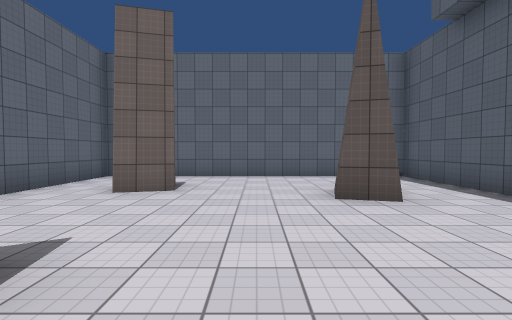
[1] (above)

20 first-person views from a walk through a scene from a Unity 3-D project. The camera is 1.5 m above the floor, tilts 2° down and sees 85° across. The floor is counted in squares, 2 m on a side. Each view is taken from the middle of a square. On the plan, view 1 faces up. The plan holds only what a view shows up to about 10 squares ahead; the rest is blank. The place goes on beyond the plan. The player character is not drawn. Surface patterns are stand-ins for the level's own textures.

[2]
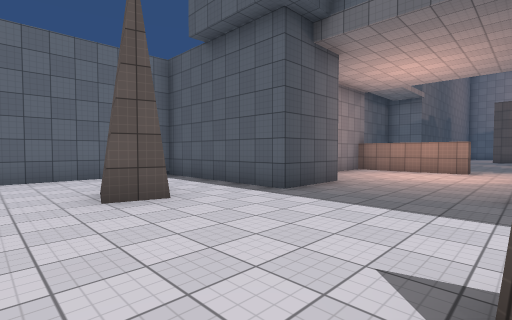

[3]
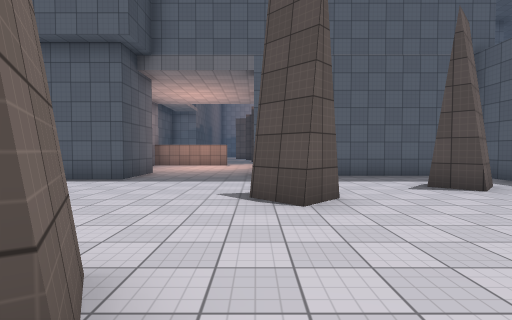

[4]
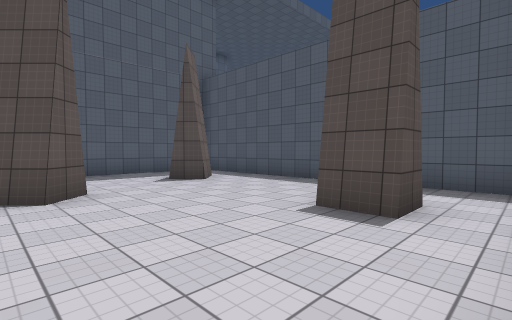

[5]
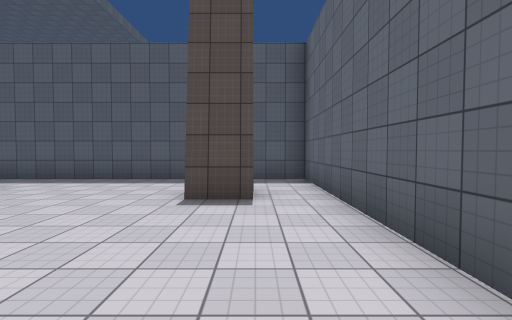

[6]
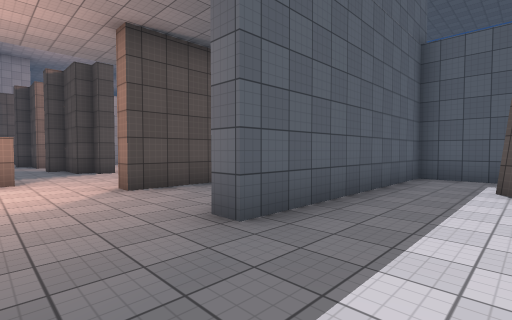

[7]
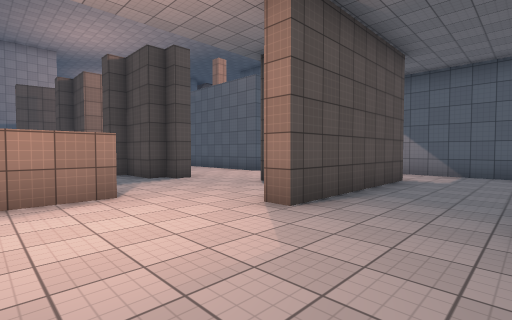

[8]
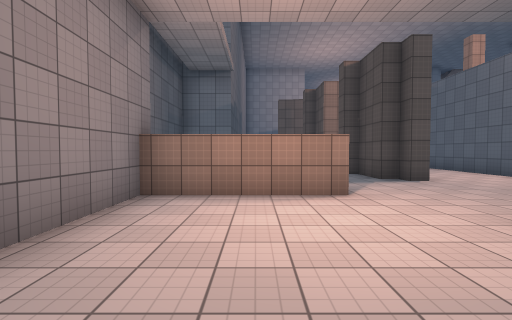

[9]
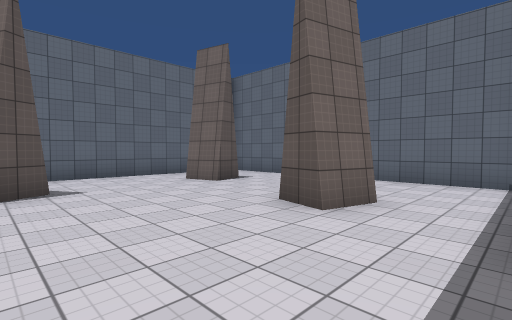

[10]
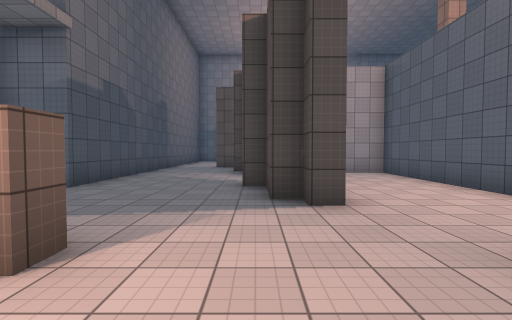

[11]
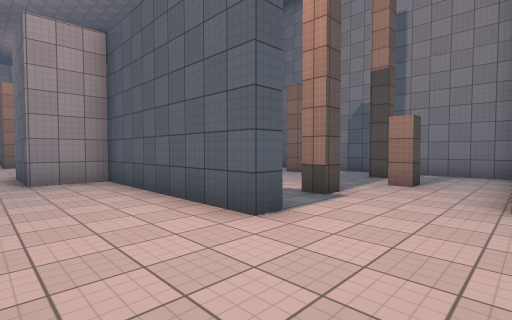

[12]
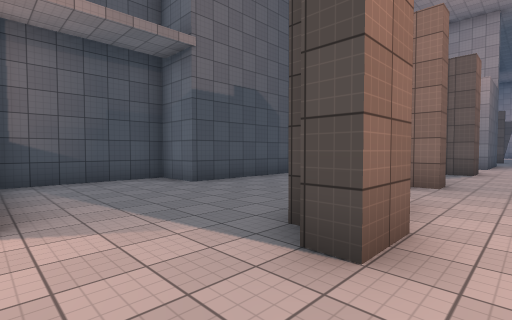

[13]
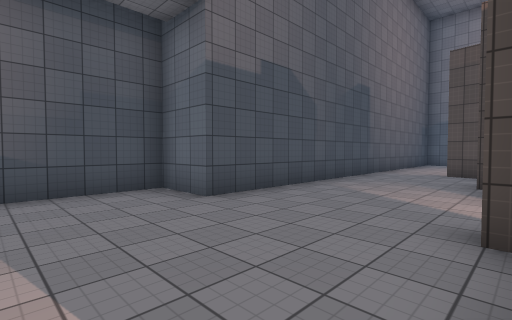

[14]
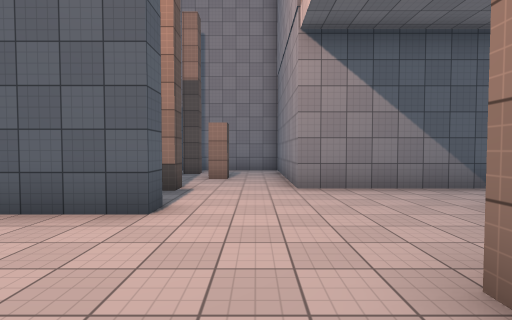

[15]
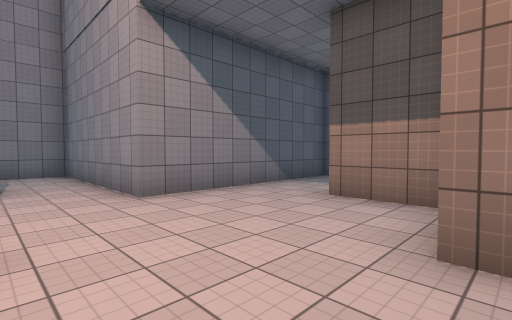

[16]
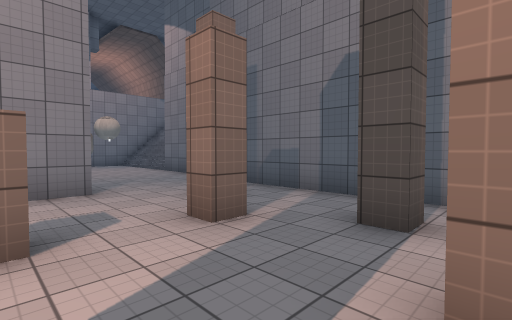

[17]
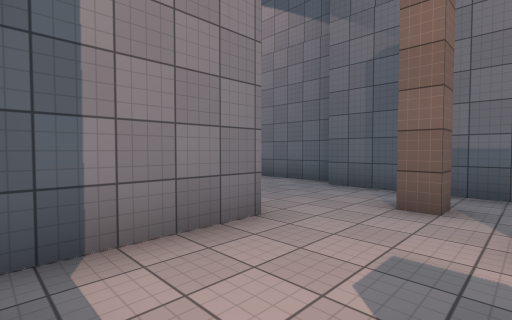

[18]
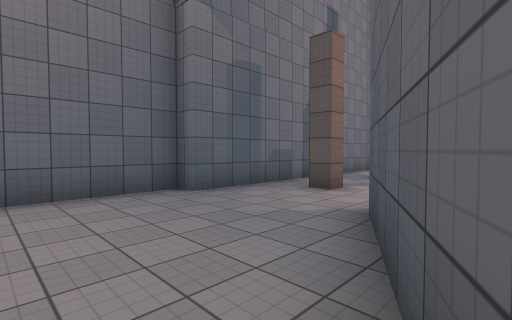

[19]
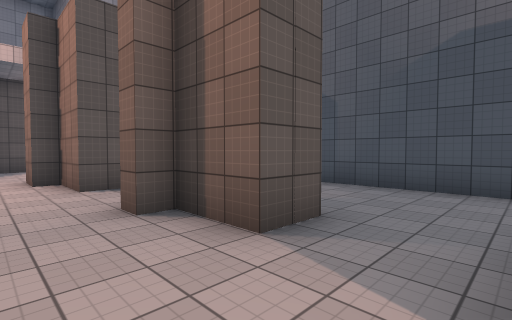

[20]
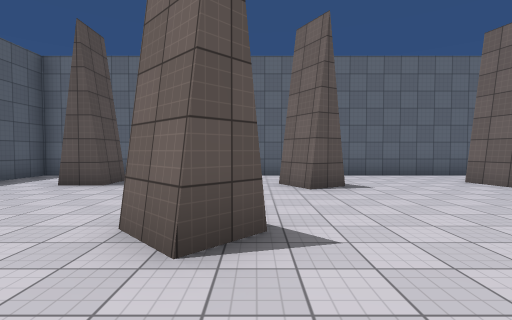

### Floor plan
Points are (right, up) in squares from view 1. A wall is a line through its corners. A room is listed if a view was taken in it or the views show most of it. See-through windows are left out.
Room 1 (views 1, 2, 3, 4, 5, 6, 7, 8, 9, 10, 13, 14, 20)
walls: (2.1, -0.5) (1.3, -1.3) (0.7, -0.7) (1.5, 0) (2.1, -0.5); (3.1, -4) (3.5, -4.4); (6.4, 3.4) (4.2, 3.4) (4.2, 8) (-1.5, 8); (2.9, -5) (2.1, -4.1) (2.8, -3.5); (-1.8, 1.9) (-1.4, 1.1) (-2.3, 0.5); (2.4, 5.2) (2.1, 4.1) (1.3, 4.3) (1.6, 5.3); (8.8, -0.7) (8.8, -1.5); (5.6, -6.3) (8.5, -6.3); (8.3, -4.5) (8.3, 0) (8.9, 0); (-3, -4.2) (-3, -3.3) (-1.9, -3.3) (-1.9, -4.2); (-1.8, 6.1) (-1.5, 5.2) (-2.7, 4.9); (11.2, 1.5) (10.6, 1.5) (10.6, 4.9) (8, 4.9); (-4.3, 4.5) (-4.3, -6.3) (5.2, -6.3) (5.2, 0) (5.8, 0); (12.8, -1.2) (12.8, -0.7) (13.3, -0.7) (13.3, -0.2) (14.8, -0.2) (14.8, 0.3)
ways out: opening at (8, -5.5) to room 2; opening at (11.5, -1) to room 2; opening at (13, 1) to room 5; opening at (-3.5, 5.5) to room 6; opening at (-2, 7) to room 6
Room 2 (views 11, 12, 15)
walls: (13.3, -4.8) (13.3, -4.2) (18.3, -4.2) (18.3, -2.7) (19.5, -2.7); (15.3, 0) (15.3, -0.7) (13.8, -0.7) (13.8, -1.2) (12.8, -1.2); (10.8, -2) (10.8, -2.5); (8.8, -2.7) (8.8, -4.5); (19.3, -0.2) (17.8, -0.2) (17.8, -0.7) (17.3, -0.7) (17.3, -0.1); (8.5, -6.3) (11.2, -6.3)
ways out: opening at (8, -5.5) to room 1; opening at (11.5, -1) to room 1; opening at (12.5, -5.5) to room 3; opening at (19, -1.5) to room 4; opening at (16.5, 0) to room 5
Room 3 (views 16, 17, 18)
walls: (16.7, -10.2) (16.7, -9.8) (17.2, -9.8) (17.2, -10.2); (18.3, -8.4) (18.3, -6); (15.3, -9.2) (15.3, -8.7) (15.9, -8.7); (13.8, -9.8) (14.4, -9.8); (14.4, -11.4) (19.3, -11.4); (19.3, -11.9) (22.2, -11.9); (12.8, -8.8) (12.8, -8.3) (13.2, -8.3); (21.5, -7) (18.7, -8.4); (11.2, -6.3) (11.2, -8.5)
ways out: opening at (12.5, -5.5) to room 2; opening at (22, -7) to room 4; opening at (13, -10) to room 7
Room 4 (view 19)
walls: (19.5, -2.7) (20.6, -2.7); (22.1, -0.7) (21.2, -0.7)
ways out: opening at (19, -1.5) to room 2; opening at (22, -7) to room 3; opening at (20.5, 0) to room 5
Room 5 (no view inside)
walls: (18.8, 0.4) (18.8, 0.9); (19.3, 0.9) (19.3, -0.2); (14.8, 0.3) (15.2, 0.3); (21.2, -0.3) (21.4, 1.9); (21.2, -0.7) (21.2, -0.2); (22.4, 3.8) (14.8, 3.8) (14.8, 5.3) (11.2, 5.3)
ways out: opening at (13, 1) to room 1; opening at (16.5, 0) to room 2; opening at (20.5, 0) to room 4
Room 6 (no view inside)
walls: (-1.5, 8) (-4.3, 8) (-4.3, 4.5)
ways out: opening at (-3.5, 5.5) to room 1; opening at (-2, 7) to room 1
Room 7 (no view inside)
walls: (13.8, -10.2) (13.8, -9.8); (11.2, -8.5) (11.2, -11.4) (14.4, -11.4)
ways out: opening at (13, -10) to room 3

Positions as (right, up) in squares from view 1, and headings:
1: (0, 0), facing up
2: (0, 0), facing up-right
3: (-3, 0), facing right
4: (-4, 0), facing down-right
5: (-3, 1), facing down
6: (3, 2), facing down-right
7: (6, 3), facing down-right
8: (6, 3), facing right
9: (4, 1), facing up-left
10: (9, 0), facing right
11: (11, -2), facing down-right
12: (11, -2), facing up-right
13: (12, 0), facing up-right
14: (12, -1), facing down
15: (13, -2), facing down-left
16: (13, -7), facing down-right
17: (16, -6), facing down-right
18: (22, -7), facing down-left
19: (21, -2), facing up-left
20: (4, 0), facing left
